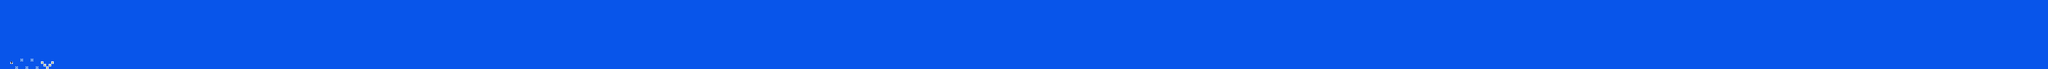

Tiled map render using the project's own tile images. Description and the map definition, with tile-layer contents summarised, below:
An orthogonal 800x27 tile map with 16x16 px tiles, 2 tile layers (SP, ...), 3 tilesets.

<map version="1.10" tiledversion="1.11.0" orientation="orthogonal" renderorder="right-down" width="800" height="27" tilewidth="16" tileheight="16" infinite="0" nextlayerid="3" nextobjectid="1">
 <editorsettings>
  <chunksize width="16" height="27" />
  <export target="test4.csv" format="csv" />
 </editorsettings>
 <tileset firstgid="1" name="famidash" tilewidth="16" tileheight="16" tilecount="256" columns="16">
  <image source="../../../GRAPHICS/famidash.bmp" width="256" height="256" />
 </tileset>
 <tileset firstgid="257" name="sprites" tilewidth="16" tileheight="16" tilecount="256" columns="16">
  <image source="../../../GRAPHICS/sprites.png" width="256" height="256" />
 </tileset>
 <tileset firstgid="513" name="sprites" tilewidth="16" tileheight="16" tilecount="256" columns="16">
  <image source="../../../GRAPHICS/sprites.png" width="256" height="256" />
 </tileset>
 <layer id="1" width="800" height="27">
  <data>[21600 cells, 21600 non-empty, 1 distinct tile ids]</data>
 </layer>
 <layer id="2" name="SP" width="800" height="27">
  <data>[21600 cells, 11 non-empty, 3 distinct tile ids]</data>
 </layer>
</map>
